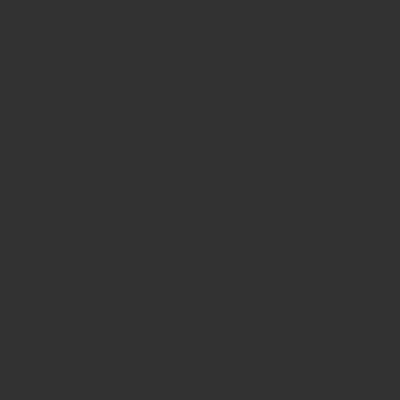
Frame 1 (no input)
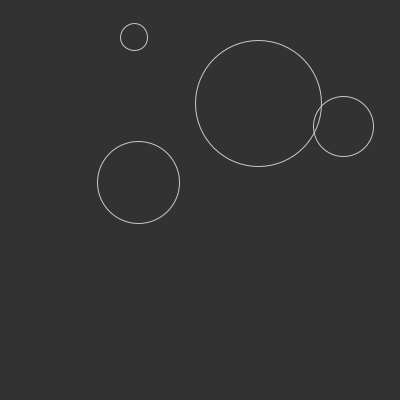
Frame 60 (the mouse pressed at the canvas centre just before this capture)
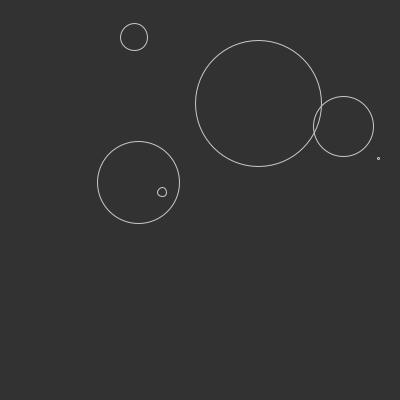
Frame 120 (the mouse held since frame 60 and released just before this capture)

The Processing sketch that drew these frames (run headless with seeded random() and noise(); from frame 60 on, the mouse is pressed at the canvas centre):

// Processing sketch: Raindrops_Timed
// ── Raindrops_Timed.pde
// Use random timing to call function at specific times

int nextDrop = 5; // when will the first drop fall

void setup() {
  background(50);
  noFill();
  stroke(200);
  size(400, 400);
}

void draw() {
  // int time = millis(); // get the current time each frame
  if (frameCount > nextDrop) {
    drop();
    nextDrop = frameCount + (1 + int(random(60)));
    println(frameCount);
    // println(time);
  }
}

// function that draws a circle
void drop() {
  int xpos = int(random(width));
  int ypos = int(random(height));
  int big = int(random(height/3));
  ellipse(xpos, ypos, big, big);
}
